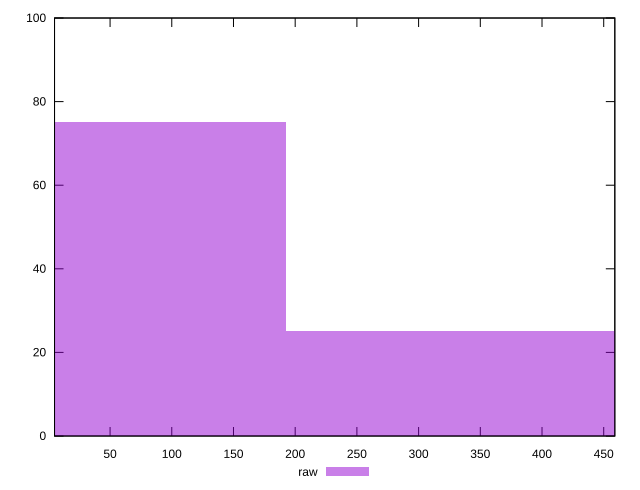

Reproduce this figure in gnuplot.
reset
set terminal svg size 640, 490
set output "reprap/render-blocking-resources/samples/pages+cached+noexternal+nofonts/raw/histogram.svg"

$raw <<EOF
0 75
374.7785391774256 25
EOF

set key outside below
set boxwidth 374.7785391774256
set yrange [0:100]
set style fill transparent solid 0.5 noborder

plot \
  $raw title "raw" with boxes, \


reset
